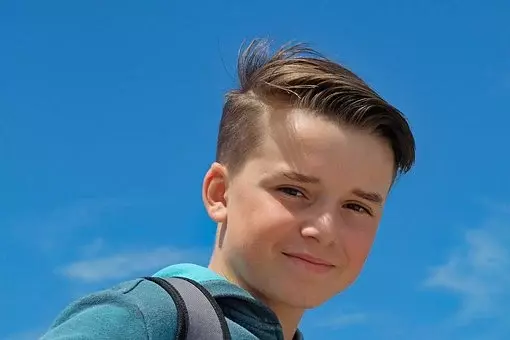
#> input picture boy.jpg, 510 x 340 px
$ python face_dectect.py
#> lines starting #> are read from the running program, lines starting #| are printed output that depends on the picture; after the words box and inside, x2 and y2 are one past the last pixel; in counts of white or black regions, pixels touching at a corner belong together
import cv2


img = cv2.imread("boy.jpg")
#> img is the input picture: shape (340, 510, 3); mean B, G, R 164.1, 122.5, 66.8
gray = cv2.cvtColor(img,cv2.COLOR_BGR2GRAY)
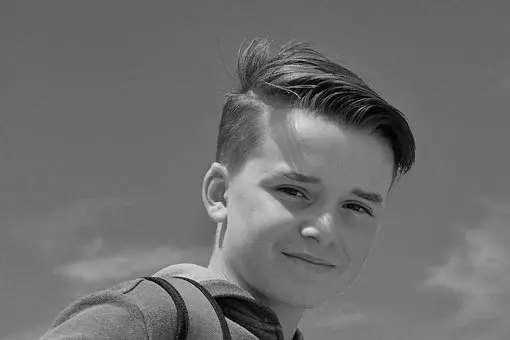
#> gray: shape (340, 510); min 0, max 231, mean 110.5

face_cascade = cv2.CascadeClassifier('haarcascade_frontalface_default.xml')
faces = face_cascade.detectMultiScale(gray, 1.1,5)
#> faces = [[236, 134, 175, 175]]
print(faces)
#| [[236 134 175 175]]

for (x,y,w,h) in faces:
    cv2.rectangle(img,(x,y),(x+w,y+h),(255,0,0),2)
    #CROPING IMAGES
    crop = img[y:y+h,x:x+w]
    cv2.imwrite("face.jpg",crop)
#> this loop made 1 pass
#> pass 1, `crop = img[y:y+h,x:x+w]`:
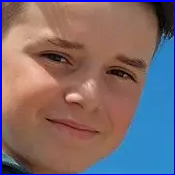
#> crop: shape (175, 175, 3); mean B, G, R 111.7, 106.3, 123.9
#> after the loop:
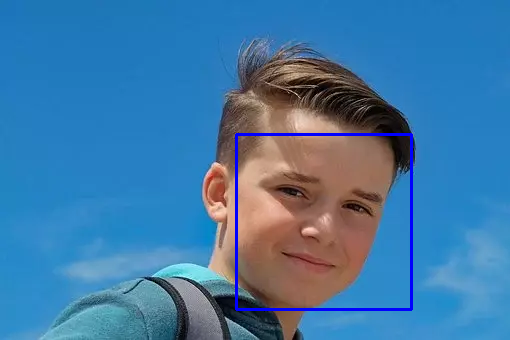
#> img: shape (340, 510, 3); 1.21% of pixels changed, all inside (x1, y1, x2, y2) = (235, 133, 413, 311)


cv2.imshow('pic',img)
cv2.waitKey(0)
